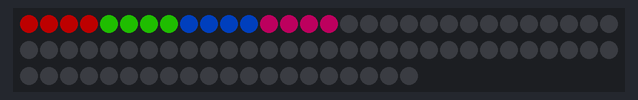
Recording of a sketch running on a simulated Arduino Uno, built with avr-gcc and run on an emulated ATmega328P. Parts: 80 RGB LEDs in strip order, left to right, continuing on the next row. Dim RGB values are drawn brighter than linear; random numbers use the default seed unless the sketch sets one; what the sketch prints to the serial monitor is not drawn.

Above: at 0.1 s.

The sketch:

hole.ino
```cpp
  /*
 *
 * This code is basic usage MPU-6050 Accelerometer and Gyroscope
 * Running this code you will get angles only.
 * The Angles at X, Y and Z are displayed on LCD1602-I2C display module
 *
 * Library and code have been taken from:
 * https://github.com/tockn/MPU6050_tockn
 *
 * Updated by Ahmad Shamshiri on July 05, 2018 at 22:19 in Ajax, Ontario, Canada
 * for Robojax.com
 * Get this code from Robojax.com
 * Watch video instruction for this code at:https://youtu.be/uIz6WIis4dc
 *
 * You will need to watch 2 videos before following the instruction in this video:
 * 1-MPU6050 Introduction video and code: https://youtu.be/uhh7ik02aDc
 * 2-LCD1602 with I2C module video and code https://youtu.be/q9YC_GVHy5A
 */
#include <MPU6050_tockn.h>
#include <Wire.h>
#include <Adafruit_NeoPixel.h>

#define LED_PIN 6
#define LED_COUNT 80
Adafruit_NeoPixel strip(LED_COUNT, LED_PIN, NEO_GRB + NEO_KHZ800);
long currentHue = 43000;

/*
float angle_pitch_output;
float angle_roll_output;
float angle_turn_output;

int r;
int g;
int b;

*/

long lowrow[5];

long cMatrix[8][5];


//MPU6050 mpu6050(Wire);

//#include <LiquidCrystal_I2C.h>
// Set the LCD address to 0x27 for a 16 chars and 2 line display
//LiquidCrystal_I2C lcd(0x27, 16, 2);

long hue;

void setup() {
   Serial.begin(9600);


  strip.begin();           // INITIALIZE NeoPixel strip object (REQUIRED)
  strip.show();            // Turn OFF all pixels ASAP
  strip.setBrightness(100); // Set BRIGHTNESS to about 1/5 (max = 255)

/*
      for (int i=0; i<40; i++){
        strip.setPixelColor( i, strip.ColorHSV( 0,255,100) ) ;         //  Set pixel's color (in RAM)
        }
      strip.show();
*/

    for (int i=0;i<5;i++){
      long newHue = random(1000,10500);
      cMatrix[7][i] = newHue;
      Serial.println(newHue);
      placeOnStrip(7,i,newHue);
    }

 strip.show();
/*
strip.setPixelColor( 20, strip.ColorHSV( 0,255,100) ) ;
strip.setPixelColor( 45, strip.ColorHSV( 0,255,100) ) ;
strip.setPixelColor( 60, strip.ColorHSV( 0,255,100) ) ;
strip.setPixelColor( 70, strip.ColorHSV( 0,255,100) ) ;

strip.show();

  Wire.begin();
  mpu6050.begin();

  mpu6050.calcGyroOffsets(true);
*/
  hue = 0;
    for (int i=0;i<16;i=i+4){
      strip.setPixelColor( i,strip.ColorHSV(hue+(i*5000), 255,200)) ;
      strip.setPixelColor( i+1,strip.ColorHSV(hue+(i*5000), 255,200)) ;
      strip.setPixelColor( i+2,strip.ColorHSV(hue+(i*5000), 255,200)) ;
      strip.setPixelColor( i+3,strip.ColorHSV(hue+(i*5000), 255,200)) ;
    }


  strip.show();

}

void loop() {


  delay(60);

/*    mpu6050.update();
    angle_pitch_output = mpu6050.getAngleX();
    angle_roll_output = mpu6050.getAngleY();
    angle_turn_output = mpu6050.getAngleZ();
*/

}// loop end


void placeOnStrip(int x, int y, long dHue){

    int plotPos = x + (y*8);
  }
```
